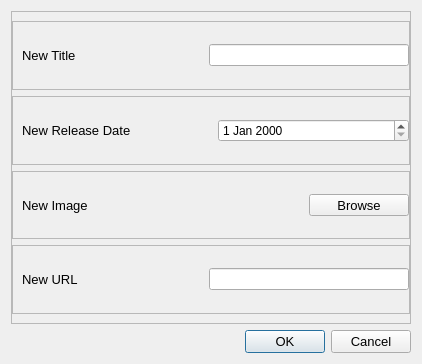
<?xml version="1.0" encoding="UTF-8"?>
<ui version="4.0">
 <class>AddDialog</class>
 <widget class="QDialog" name="AddDialog">
  <property name="geometry">
   <rect>
    <x>0</x>
    <y>0</y>
    <width>422</width>
    <height>364</height>
   </rect>
  </property>
  <property name="windowTitle">
   <string>Add New Anime</string>
  </property>
  <property name="windowIcon">
   <iconset>
    <normaloff>../../../Downloads/crud-ranking-app/ui/sidebar/Crunchyroll_Logo.png</normaloff>../../../Downloads/crud-ranking-app/ui/sidebar/Crunchyroll_Logo.png</iconset>
  </property>
  <layout class="QVBoxLayout" name="verticalLayout">
   <item>
    <widget class="QFrame" name="frame">
     <property name="frameShape">
      <enum>QFrame::StyledPanel</enum>
     </property>
     <property name="frameShadow">
      <enum>QFrame::Raised</enum>
     </property>
     <layout class="QVBoxLayout" name="verticalLayout_2">
      <property name="leftMargin">
       <number>0</number>
      </property>
      <property name="rightMargin">
       <number>0</number>
      </property>
      <item>
       <widget class="QFrame" name="titleFrame">
        <property name="frameShape">
         <enum>QFrame::StyledPanel</enum>
        </property>
        <property name="frameShadow">
         <enum>QFrame::Raised</enum>
        </property>
        <layout class="QHBoxLayout" name="horizontalLayout">
         <property name="spacing">
          <number>20</number>
         </property>
         <property name="rightMargin">
          <number>0</number>
         </property>
         <item>
          <widget class="QLabel" name="titleLabel">
           <property name="minimumSize">
            <size>
             <width>100</width>
             <height>0</height>
            </size>
           </property>
           <property name="font">
            <font>
             <pointsize>10</pointsize>
            </font>
           </property>
           <property name="text">
            <string>New Title</string>
           </property>
          </widget>
         </item>
         <item>
          <widget class="QLineEdit" name="titleInput">
           <property name="maximumSize">
            <size>
             <width>200</width>
             <height>16777215</height>
            </size>
           </property>
          </widget>
         </item>
        </layout>
       </widget>
      </item>
      <item>
       <widget class="QFrame" name="releasedateFrame">
        <property name="frameShape">
         <enum>QFrame::StyledPanel</enum>
        </property>
        <property name="frameShadow">
         <enum>QFrame::Raised</enum>
        </property>
        <layout class="QHBoxLayout" name="horizontalLayout_2">
         <property name="spacing">
          <number>5</number>
         </property>
         <property name="rightMargin">
          <number>0</number>
         </property>
         <item>
          <widget class="QLabel" name="releasedateLabel">
           <property name="minimumSize">
            <size>
             <width>100</width>
             <height>0</height>
            </size>
           </property>
           <property name="font">
            <font>
             <pointsize>10</pointsize>
            </font>
           </property>
           <property name="text">
            <string>New Release Date</string>
           </property>
          </widget>
         </item>
         <item>
          <widget class="QDateEdit" name="releasedateInput">
           <property name="maximumSize">
            <size>
             <width>200</width>
             <height>16777215</height>
            </size>
           </property>
          </widget>
         </item>
        </layout>
       </widget>
      </item>
      <item>
       <widget class="QFrame" name="imageFrame">
        <property name="frameShape">
         <enum>QFrame::StyledPanel</enum>
        </property>
        <property name="frameShadow">
         <enum>QFrame::Raised</enum>
        </property>
        <layout class="QHBoxLayout" name="horizontalLayout_3">
         <property name="spacing">
          <number>20</number>
         </property>
         <property name="rightMargin">
          <number>0</number>
         </property>
         <item>
          <widget class="QLabel" name="imageLabel">
           <property name="minimumSize">
            <size>
             <width>100</width>
             <height>0</height>
            </size>
           </property>
           <property name="font">
            <font>
             <pointsize>10</pointsize>
            </font>
           </property>
           <property name="text">
            <string>New Image</string>
           </property>
          </widget>
         </item>
         <item>
          <widget class="QToolButton" name="uploadImgButton">
           <property name="minimumSize">
            <size>
             <width>100</width>
             <height>0</height>
            </size>
           </property>
           <property name="maximumSize">
            <size>
             <width>100</width>
             <height>16777215</height>
            </size>
           </property>
           <property name="font">
            <font>
             <pointsize>10</pointsize>
            </font>
           </property>
           <property name="text">
            <string>Browse</string>
           </property>
           <property name="checkable">
            <bool>true</bool>
           </property>
           <property name="autoExclusive">
            <bool>true</bool>
           </property>
          </widget>
         </item>
        </layout>
       </widget>
      </item>
      <item>
       <widget class="QFrame" name="urlFrame">
        <property name="frameShape">
         <enum>QFrame::StyledPanel</enum>
        </property>
        <property name="frameShadow">
         <enum>QFrame::Raised</enum>
        </property>
        <layout class="QHBoxLayout" name="horizontalLayout_5">
         <property name="spacing">
          <number>20</number>
         </property>
         <property name="rightMargin">
          <number>0</number>
         </property>
         <item>
          <widget class="QLabel" name="urlLabel">
           <property name="minimumSize">
            <size>
             <width>100</width>
             <height>0</height>
            </size>
           </property>
           <property name="font">
            <font>
             <pointsize>10</pointsize>
            </font>
           </property>
           <property name="text">
            <string>New URL</string>
           </property>
          </widget>
         </item>
         <item>
          <widget class="QLineEdit" name="urlInput">
           <property name="maximumSize">
            <size>
             <width>200</width>
             <height>16777215</height>
            </size>
           </property>
          </widget>
         </item>
        </layout>
       </widget>
      </item>
     </layout>
    </widget>
   </item>
   <item>
    <widget class="QDialogButtonBox" name="buttonBox">
     <property name="font">
      <font>
       <pointsize>10</pointsize>
      </font>
     </property>
     <property name="orientation">
      <enum>Qt::Horizontal</enum>
     </property>
     <property name="standardButtons">
      <set>QDialogButtonBox::Cancel|QDialogButtonBox::Ok</set>
     </property>
    </widget>
   </item>
  </layout>
 </widget>
 <resources/>
 <connections>
  <connection>
   <sender>buttonBox</sender>
   <signal>accepted()</signal>
   <receiver>AddDialog</receiver>
   <slot>accept()</slot>
   <hints>
    <hint type="sourcelabel">
     <x>248</x>
     <y>254</y>
    </hint>
    <hint type="destinationlabel">
     <x>157</x>
     <y>274</y>
    </hint>
   </hints>
  </connection>
  <connection>
   <sender>buttonBox</sender>
   <signal>rejected()</signal>
   <receiver>AddDialog</receiver>
   <slot>reject()</slot>
   <hints>
    <hint type="sourcelabel">
     <x>316</x>
     <y>260</y>
    </hint>
    <hint type="destinationlabel">
     <x>286</x>
     <y>274</y>
    </hint>
   </hints>
  </connection>
 </connections>
</ui>
